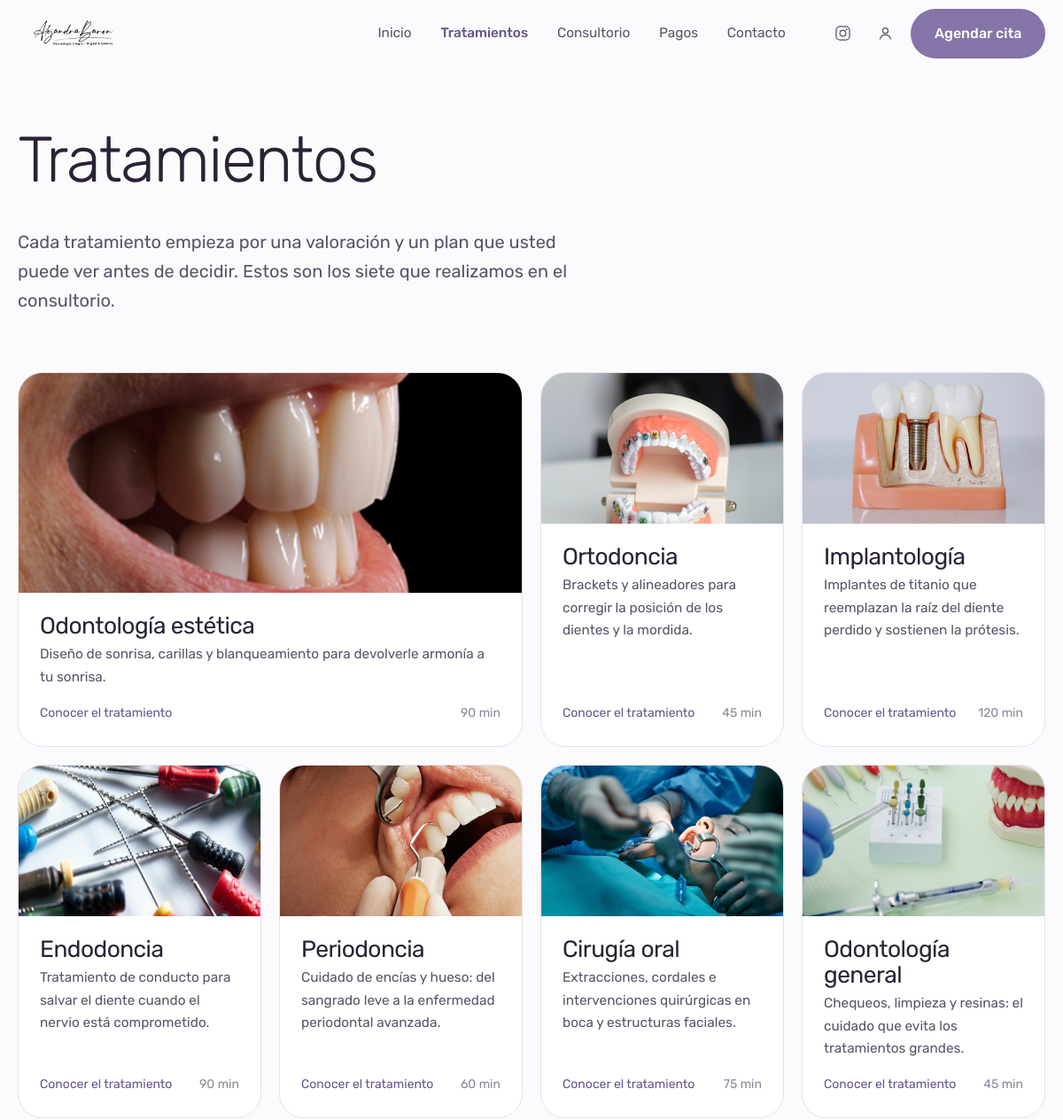
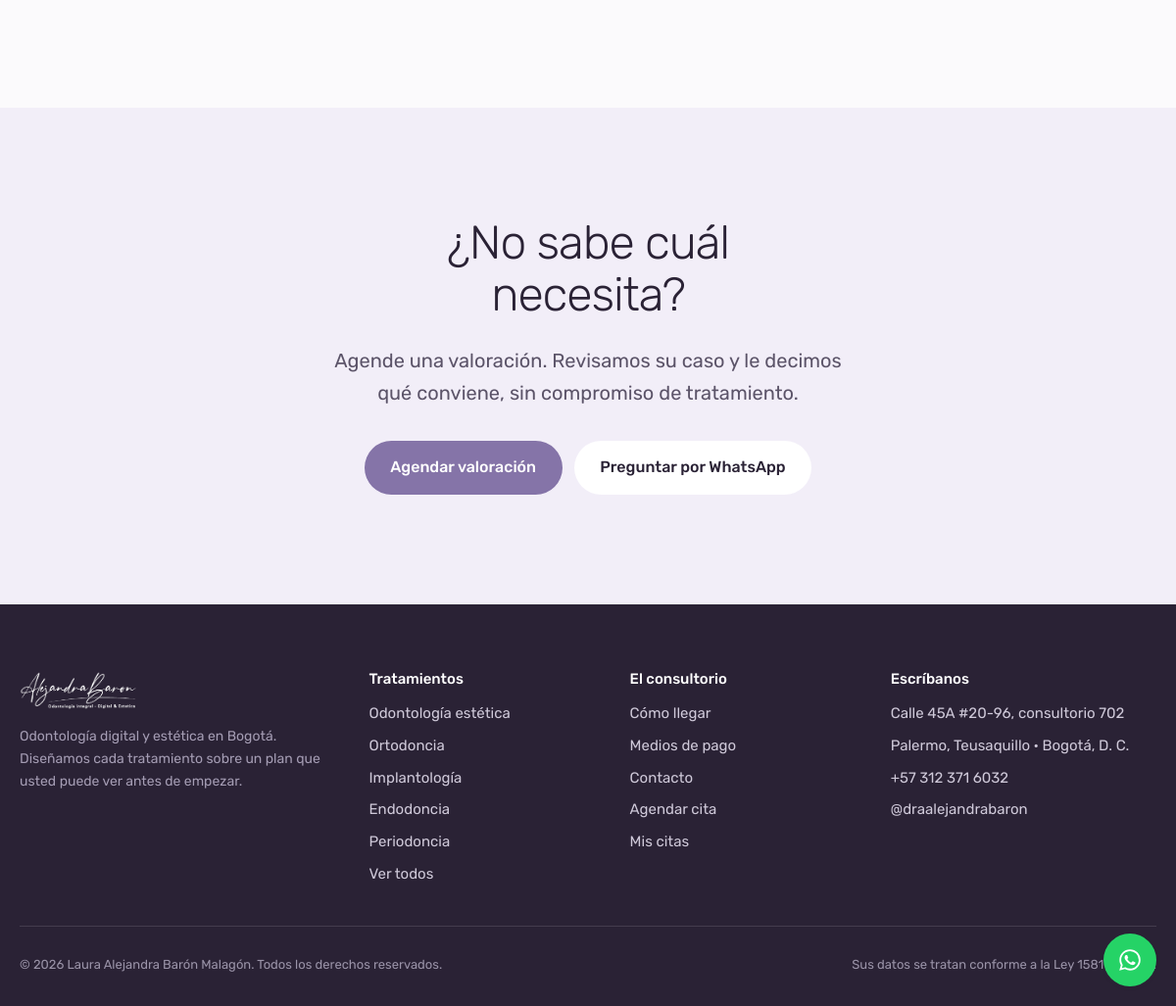
The app's page /tratamientos.php with its own data (2 pictures, top to bottom).
### tables this page shows
CREATE TABLE `tratamientos` (
  `id`            INT UNSIGNED NOT NULL AUTO_INCREMENT,
  `slug`          VARCHAR(60)  NOT NULL,
  `nombre`        VARCHAR(90)  NOT NULL,
  `resumen`       VARCHAR(220) NOT NULL,
  `descripcion`   TEXT         NOT NULL,
  `incluye`       TEXT         DEFAULT NULL COMMENT 'Un ítem por línea',
  `imagen`        VARCHAR(160) DEFAULT NULL,
  `duracion_min`  SMALLINT UNSIGNED NOT NULL DEFAULT 45,
  `precio_desde`  DECIMAL(12,2) DEFAULT NULL,
  `destacado`     TINYINT(1)   NOT NULL DEFAULT 0,
  `activo`        TINYINT(1)   NOT NULL DEFAULT 1,
  `orden`         TINYINT UNSIGNED NOT NULL DEFAULT 0,
  PRIMARY KEY (`id`),
  UNIQUE KEY `uq_tratamientos_slug` (`slug`)
);

CREATE TABLE `sedes` (
  `id`        INT UNSIGNED NOT NULL AUTO_INCREMENT,
  `nombre`    VARCHAR(80)  NOT NULL,
  `direccion` VARCHAR(160) NOT NULL,
  `barrio`    VARCHAR(80)  DEFAULT NULL,
  `ciudad`    VARCHAR(80)  NOT NULL DEFAULT 'Bogotá, D. C.',
  `telefono`  VARCHAR(25)  DEFAULT NULL,
  `mapa_embed` TEXT        DEFAULT NULL,
  `activo`    TINYINT(1)   NOT NULL DEFAULT 1,
  PRIMARY KEY (`id`)
);

### includes/functions.php (called while the page is built, shortened)
<?php
require_once __DIR__ . '/db.php';
function e(?string $texto): string
{
    return htmlspecialchars((string) $texto, ENT_QUOTES | ENT_SUBSTITUTE, 'UTF-8');
}
function base_url(string $ruta = ''): string
{
    $base = SITIO_URL !== '' ? SITIO_URL : '';
    if ($base === '') {
        $dir = str_replace('\\', '/', dirname($_SERVER['SCRIPT_NAME'] ?? '/'));
        $base = rtrim($dir, '/');
    }
    return $base . '/' . ltrim($ruta, '/');
}
function es_pagina(string $archivo): bool
{
    return basename($_SERVER['SCRIPT_NAME'] ?? '') === $archivo;
}
function whatsapp_url(string $mensaje = ''): string
{
    $m = $mensaje !== '' ? '?text=' . rawurlencode($mensaje) : '';
    return 'https://wa.me/' . CONTACTO_WHATSAPP . $m;
}
function instagram_url(): string
{
    return 'https://www.instagram.com/' . CONTACTO_INSTAGRAM . '/';
}
function tratamientos_activos(): array
{
    static $cache = null;
    return $cache ??= filas('SELECT * FROM tratamientos WHERE activo = 1 ORDER BY orden, nombre');
}
function sede_principal(): ?array
{
    return fila('SELECT * FROM sedes WHERE activo = 1 ORDER BY id LIMIT 1');
}

### includes/auth.php (called while the page is built, shortened)
<?php
require_once __DIR__ . '/functions.php';
function usuario_actual(): ?array
{
    if (empty($_SESSION['usuario_id'])) {
        return null;
    }
    static $cache = null;
    return $cache;
}

### includes/db.php (called while the page is built, shortened)
<?php
function db(): PDO
{
    static $pdo = null;
    if ($pdo instanceof PDO) {
        return $pdo;
    }
    $opciones = [
        PDO::ATTR_ERRMODE            => PDO::ERRMODE_EXCEPTION,
        PDO::ATTR_DEFAULT_FETCH_MODE => PDO::FETCH_ASSOC,
        PDO::ATTR_EMULATE_PREPARES   => false,
    ];
    try {
        if (DB_DRIVER === 'sqlite') {
            $dir = dirname(DB_SQLITE_PATH);
            if (!is_dir($dir)) {
                mkdir($dir, 0775, true);
            }
            $pdo = new PDO('sqlite:' . DB_SQLITE_PATH, null, null, $opciones);
            $pdo->exec('PRAGMA foreign_keys = ON');
        } else {
            $dsn = sprintf('mysql:host=%s;dbname=%s;charset=%s', DB_HOST, DB_NAME, DB_CHARSET);
            $pdo = new PDO($dsn, DB_USER, DB_PASS, $opciones);
        }
    } catch (PDOException $e) {
        if (APP_DEBUG) {
            throw $e;
        }
        http_response_code(503);
        exit('No pudimos conectar con la base de datos. Intente de nuevo en unos minutos.');
    }
    return $pdo;
}
function q(string $sql, array $params = []): PDOStatement
{
    $st = db()->prepare($sql);
    $st->execute($params);
    return $st;
}
function fila(string $sql, array $params = []): ?array
{
    $r = q($sql, $params)->fetch();
    return $r === false ? null : $r;
}
function filas(string $sql, array $params = []): array
{
    return q($sql, $params)->fetchAll();
}

### tratamientos.php (the view, shortened to what this page needs)
<?php
require_once __DIR__ . '/includes/auth.php';
$tratamientos = tratamientos_activos();
require __DIR__ . '/includes/header.php';
?>
<section class="seccion seccion--ras">
  <div class="envoltura">
    <div style="max-width:40rem">
      <h1 style="font-size:clamp(2.25rem,1.8rem+2vw,3.25rem)">Tratamientos</h1>
      <p class="entrada">
        Cada tratamiento empieza por una valoración y un plan que usted puede ver
        antes de decidir. Estos son los siete que realizamos en el consultorio.
      </p>
    </div>
  </div>
</section>
<section class="seccion" style="padding-top:0">
  <div class="envoltura">
    <div class="tratamientos">
      <?php foreach ($tratamientos as $i => $t): ?>
        <a class="pieza <?= $i === 0 ? 'pieza--mayor' : '' ?>"
           href="<?= base_url('tratamiento.php?t=' . urlencode($t['slug'])) ?>">
          <div class="pieza__foto">
            <img src="<?= base_url(e($t['imagen'])) ?>" alt="<?= e($t['nombre']) ?>" loading="lazy">
          </div>
          <div class="pieza__cuerpo">
            <h3><?= e($t['nombre']) ?></h3>
            <p><?= e($t['resumen']) ?></p>
            <div class="pieza__pie">
              <span>Conocer el tratamiento</span>
              <span class="tenue menudo"><?= (int) $t['duracion_min'] ?> min</span>
            </div>
          </div>
        </a>
      <?php endforeach; ?>
    </div>
  </div>
</section>
<section class="seccion seccion--lavanda">
  <div class="envoltura centrado">
    <h2 style="max-width:30rem;margin-inline:auto">¿No sabe cuál necesita?</h2>
    <p class="entrada" style="max-width:34rem;margin:0 auto 2rem">
      Agende una valoración. Revisamos su caso y le decimos qué conviene,
      sin compromiso de tratamiento.
    </p>
    <div class="fila" style="justify-content:center">
      <a class="boton" href="<?= base_url('agendar.php') ?>">Agendar valoración</a>
      <a class="boton boton--claro" href="<?= e(whatsapp_url('Hola, quisiera una orientación sobre qué tratamiento necesito.')) ?>"
         target="_blank" rel="noopener">Preguntar por WhatsApp</a>
    </div>
  </div>
</section>
<?php require __DIR__ . '/includes/footer.php'; ?>

### includes/header.php (shortened to what this page needs)
<?php
require_once __DIR__ . '/auth.php';
$u = usuario_actual();
?><!DOCTYPE html>
<html lang="es-CO">
<head>
<link rel="stylesheet" href="<?= base_url('assets/css/app.css') ?>">
</head>
<body>
<header class="cabecera" data-cabecera>
  <div class="envoltura cabecera__caja">
    <a class="marca" href="<?= base_url('index.php') ?>" aria-label="<?= e(SITIO_NOMBRE) ?> · inicio">
      <img src="<?= base_url('assets/img/marca/logo-negro.png') ?>" alt="Alejandra Barón, odontología integral, digital y estética">
    </a>
    <nav class="menu" id="menu-principal" aria-label="Principal">
      <a href="<?= base_url('index.php') ?>" <?= es_pagina('index.php') ? 'aria-current="page"' : '' ?>>Inicio</a>
      <a href="<?= base_url('tratamientos.php') ?>" <?= es_pagina('tratamientos.php') || es_pagina('tratamiento.php') ? 'aria-current="page"' : '' ?>>Tratamientos</a>
      <a href="<?= base_url('sede.php') ?>" <?= es_pagina('sede.php') ? 'aria-current="page"' : '' ?>>Consultorio</a>
      <a href="<?= base_url('pagos.php') ?>" <?= es_pagina('pagos.php') ? 'aria-current="page"' : '' ?>>Pagos</a>
      <a href="<?= base_url('contacto.php') ?>" <?= es_pagina('contacto.php') ? 'aria-current="page"' : '' ?>>Contacto</a>
    </nav>
    <div class="cabecera__acciones">
      <a class="icono-enlace" href="<?= e(instagram_url()) ?>" target="_blank" rel="noopener" aria-label="Instagram de la doctora">
        <svg width="19" height="19" viewBox="0 0 24 24" fill="none" aria-hidden="true">
          <rect x="2.5" y="2.5" width="19" height="19" rx="5.5" stroke="currentColor" stroke-width="1.6"/>
          <circle cx="12" cy="12" r="4.2" stroke="currentColor" stroke-width="1.6"/>
          <circle cx="17.4" cy="6.6" r="1.2" fill="currentColor"/>
        </svg>
      </a>
      <?php if ($u): ?>
        <a class="icono-enlace" href="<?= base_url('salir.php') ?>" aria-label="Cerrar sesión" title="Cerrar sesión">
          <svg width="19" height="19" viewBox="0 0 24 24" fill="none" aria-hidden="true">
            <path d="M15 4h3.5A1.5 1.5 0 0 1 20 5.5v13a1.5 1.5 0 0 1-1.5 1.5H15M10 16l-4-4 4-4M6 12h10"
                  stroke="currentColor" stroke-width="1.6" stroke-linecap="round" stroke-linejoin="round"/>
          </svg>
        </a>
      <?php else: ?>
        <a class="icono-enlace" href="<?= base_url('ingresar.php') ?>" aria-label="Ingresar" title="Ingresar">
          <svg width="19" height="19" viewBox="0 0 24 24" fill="none" aria-hidden="true">
            <circle cx="12" cy="8.5" r="3.8" stroke="currentColor" stroke-width="1.6"/>
            <path d="M4.5 20c.9-3.6 3.9-5.6 7.5-5.6s6.6 2 7.5 5.6" stroke="currentColor" stroke-width="1.6" stroke-linecap="round"/>
          </svg>
        </a>
      <?php endif; ?>
      <a class="boton" href="<?= base_url('agendar.php') ?>">Agendar cita</a>
    </div>
  </div>
</header>
<main id="contenido">

### includes/footer.php (shortened to what this page needs)
</main>
<?php $sede = sede_principal(); ?>
<footer class="pie">
  <div class="envoltura">
    <div class="pie__caja">
      <div>
        <img class="logo" src="<?= base_url('assets/img/marca/logo-blanco.png') ?>" alt="<?= e(SITIO_NOMBRE) ?>">
        <p class="menudo" style="max-width:22rem;color:#A49CB3">
          Odontología digital y estética en Bogotá. Diseñamos cada tratamiento
          sobre un plan que usted puede ver antes de empezar.
        </p>
      </div>
      <div>
        <h4>Tratamientos</h4>
        <ul>
          <?php foreach (array_slice(tratamientos_activos(), 0, 5) as $t): ?>
            <li><a href="<?= base_url('tratamiento.php?t=' . urlencode($t['slug'])) ?>"><?= e($t['nombre']) ?></a></li>
          <?php endforeach; ?>
          <li><a href="<?= base_url('tratamientos.php') ?>">Ver todos</a></li>
        </ul>
      </div>
      <div>
        <h4>El consultorio</h4>
        <ul>
          <li><a href="<?= base_url('sede.php') ?>">Cómo llegar</a></li>
          <li><a href="<?= base_url('pagos.php') ?>">Medios de pago</a></li>
          <li><a href="<?= base_url('contacto.php') ?>">Contacto</a></li>
          <li><a href="<?= base_url('agendar.php') ?>">Agendar cita</a></li>
          <li><a href="<?= base_url('ingresar.php') ?>">Mis citas</a></li>
        </ul>
      </div>
      <div>
        <h4>Escríbanos</h4>
        <ul>
          <?php if ($sede): ?>
            <li><?= e($sede['direccion']) ?></li>
            <li><?= e($sede['barrio'] . ' · ' . $sede['ciudad']) ?></li>
          <?php endif; ?>
          <li><a href="<?= e(whatsapp_url('Hola, quiero agendar una cita.')) ?>" target="_blank" rel="noopener"><?= e(CONTACTO_TELEFONO) ?></a></li>
          <li><a href="<?= e(instagram_url()) ?>" target="_blank" rel="noopener">@<?= e(CONTACTO_INSTAGRAM) ?></a></li>
        </ul>
      </div>
    </div>
    <div class="pie__base">
      <span>© <?= date('Y') ?> Laura Alejandra Barón Malagón. Todos los derechos reservados.</span>
      <span>Sus datos se tratan conforme a la Ley 1581 de 2012.</span>
    </div>
  </div>
</footer>
<a class="flotante" href="<?= e(whatsapp_url('Hola, quiero agendar una cita.')) ?>"
   target="_blank" rel="noopener" aria-label="Escribir por WhatsApp">
</a>
</body>
</html>

### records on screen
tratamientos: imagen (picture), nombre "Odontología estética", resumen "Diseño de sonrisa, carillas y blanqueamiento para devolverle armonía a tu sonrisa.", duracion_min "90"
tratamientos: imagen (picture), nombre "Ortodoncia", resumen "Brackets y alineadores para corregir la posición de los dientes y la mordida.", duracion_min "45"
tratamientos: imagen (picture), nombre "Implantología", resumen "Implantes de titanio que reemplazan la raíz del diente perdido y sostienen la prótesis.", duracion_min "120"
tratamientos: imagen (picture), nombre "Endodoncia", resumen "Tratamiento de conducto para salvar el diente cuando el nervio está comprometido.", duracion_min "90"
tratamientos: imagen (picture), nombre "Periodoncia", resumen "Cuidado de encías y hueso: del sangrado leve a la enfermedad periodontal avanzada.", duracion_min "60"
tratamientos: imagen (picture), nombre "Cirugía oral", resumen "Extracciones, cordales e intervenciones quirúrgicas en boca y estructuras faciales.", duracion_min "75"
tratamientos: imagen (picture), nombre "Odontología general", resumen "Chequeos, limpieza y resinas: el cuidado que evita los tratamientos grandes.", duracion_min "45"
sedes: direccion "Calle 45A #20-96, consultorio 702", barrio+ciudad "Palermo, Teusaquillo · Bogotá, D. C."

### other values on screen
CONTACTO_TELEFONO "+57 312 371 6032"
CONTACTO_INSTAGRAM "draalejandrabaron"
